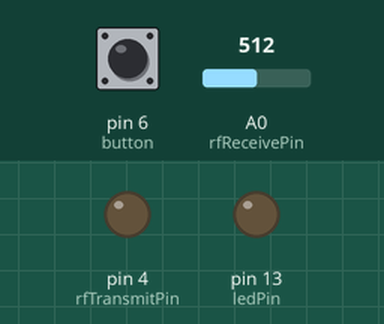
This sketch was run on a simulated Arduino Uno, built with avr-gcc and run on an emulated ATmega328P. Parts: output pins drawn as LEDs (lit = HIGH). The test bench sets the inputs (shaded band); at power-on: pin 6 (button) LOW, A0 (rfReceivePin) = 512.

Above: at 1.2 s.
1.3 s: pin 6 (button) pulled HIGH for 0.15 s
At 2.5 s:
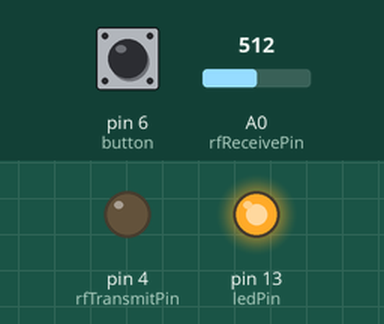
Timing chart, 0 to 10.7 s (numbered marks = the images above; inputs shaded):
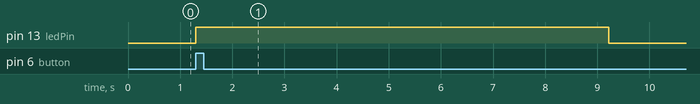

Measured:
- after the input at 1.3 s, pin 13 (ledPin): LOW → HIGH at once, → LOW 7.9 s later

The sketch:

REPLAY_433.ino
```cpp
/*
  433 MHz RF REMOTE REPLAY sketch
     Written by ScottC 24 Jul 2014
     Arduino IDE version 1.0.5
     Website: http://arduinobasics.blogspot.com.au/2014/07/433-mhz-rf-module-with-arduino-tutorial_30.html
     Receiver: XY-MK-5V      Transmitter: FS1000A/XY-FST
     Description: Use Arduino to receive and transmit RF Remote signal
 ------------------------------------------------------------- */

 #define rfReceivePin A0     //RF Receiver data pin = Analog pin 0
 #define rfTransmitPin 4  //RF Transmitter pin = digital pin 4
 #define button 6           //The button attached to digital pin 6
 #define ledPin 13        //Onboard LED = digital pin 13

 const int dataSize = 500;  //Arduino memory is limited (max=1700)
 byte storedData[dataSize];  //Create an array to store the data
 const unsigned int threshold = 100;  //signal threshold value
 int maxSignalLength = 255;   //Set the maximum length of the signal
 int dataCounter = 0;    //Variable to measure the length of the signal
 int buttonState = 1;    //Variable to control the flow of code using button presses
 int buttonVal = 0;      //Variable to hold the state of the button
 int timeDelay = 105;    //Used to slow down the signal transmission (can be from 75 - 135)

 void setup(){
   Serial.begin(9600);    //Initialise Serial communication - only required if you plan to print to the Serial monitor
   pinMode(rfTransmitPin, OUTPUT);
   pinMode(ledPin, OUTPUT);
   pinMode(button, INPUT);
 }

 void loop(){
   buttonVal = digitalRead(button);

   if(buttonState>0 && buttonVal==HIGH){
     //Serial.println("Listening for Signal");
     initVariables();
     listenForSignal();
   }

   buttonVal = digitalRead(button);

   if(buttonState<1 && buttonVal==HIGH){
     //Serial.println("Send Signal");
     sendSignal();
   }

   delay(20);
 }


 /* ------------------------------------------------------------------------------
     Initialise the array used to store the signal
    ------------------------------------------------------------------------------*/
 void initVariables(){
   for(int i=0; i<dataSize; i++){
     storedData[i]=0;
   }
   buttonState=0;
 }


 /* ------------------------------------------------------------------------------
     Listen for the signal from the RF remote. Blink the RED LED at the beginning to help visualise the process
     And also turn RED LED on when receiving the RF signal
    ------------------------------------------------------------------------------ */
 void listenForSignal(){
   digitalWrite(ledPin, HIGH);
   delay(1000);
   digitalWrite(ledPin,LOW);
   while(analogRead(rfReceivePin)<threshold){
     //Wait here until an RF signal is received
   }
   digitalWrite(ledPin, HIGH);

   //Read and store the rest of the signal into the storedData array
   for(int i=0; i<dataSize; i=i+2){

      //Identify the length of the HIGH signal---------------HIGH
      dataCounter=0; //reset the counter
      while(analogRead(rfReceivePin)>threshold && dataCounter<maxSignalLength){
        dataCounter++;
      }
      storedData[i]=dataCounter;    //Store the length of the HIGH signal


      //Identify the length of the LOW signal---------------LOW
      dataCounter=0;//reset the counter
      while(analogRead(rfReceivePin)<threshold && dataCounter<maxSignalLength){
        dataCounter++;
      }
      storedData[i+1]=dataCounter;  //Store the length of the LOW signal
   }

     storedData[0]++;  //Account for the first AnalogRead>threshold = lost while listening for signal
     digitalWrite(ledPin, LOW);
 }


 /*------------------------------------------------------------------------------
    Send the stored signal to the FAN/LIGHT's RF receiver. A time delay is required to synchronise
    the digitalWrite timeframe with the 433MHz signal requirements. This has not been tested with different
    frequencies.
    ------------------------------------------------------------------------------ */
 void sendSignal(){
   digitalWrite(ledPin, HIGH);
   for(int i=0; i<dataSize; i=i+2){
       //Send HIGH signal
       digitalWrite(rfTransmitPin, HIGH);
       delayMicroseconds(storedData[i]*timeDelay);
       //Send LOW signal
       digitalWrite(rfTransmitPin, LOW);
       delayMicroseconds(storedData[i+1]*timeDelay);
   }
   digitalWrite(ledPin, LOW);
   delay(1000);


   /*-----View Signal in Serial Monitor
   for(int i=0; i<dataSize; i=i+2){
       Serial.println("HIGH,LOW");
       Serial.print(storedData[i]);
       Serial.print(",");
       Serial.println(storedData[i+1]);
   }
   ---------------------------------- */
 }
```
